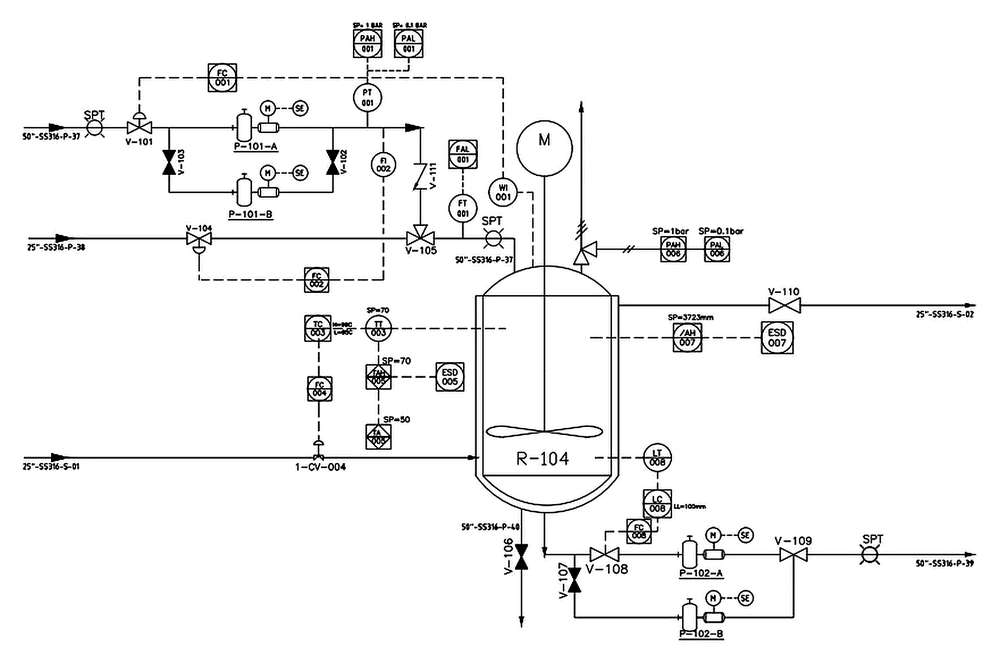
#> input picture output_upscaled/pnid_cropped_upscaled.png, 1000 x 663 px, shrunk from 1762 x 1168 before the run
$ python run_circles.py
#> lines starting #> are read from the running program, lines starting #| are printed output that depends on the picture; after the words box and inside, x2 and y2 are one past the last pixel; in counts of white or black regions, pixels touching at a corner belong together
import cv2
import numpy as np
import pandas as pd
import os
import math

# =========================================================
# INPUT IMAGES
# =========================================================
# IMAGES = [
#     "pdf_images_visual/page_1_visual.png",
#     "pdf_images_visual/page_2_visual.png",
#     "pdf_images_visual/page_3_visual.png",
#     "pdf_images_visual/page_4_visual.png",
# ]

IMAGES = [
    "output_upscaled/pnid_cropped_upscaled.png"
    ]
BASE_OUT = "output/circles_output_pnid8"

# =========================================================
# TUNED PARAMETERS (PNID-SAFE)
# =========================================================
MIN_RADIUS = 32
MAX_RADIUS = 115

MIN_TEXT_PIXELS = 35          # real instruments always have text
MAX_FILL_RATIO = 0.42         # reject filled / dark junk
PIPE_CENTER_RADIUS = 4        # pipe-at-center killer
DEDUP_DIST = 60               # remove overlapping detections

# =========================================================
# HELPERS
# =========================================================
def ensure_dirs(path):
    os.makedirs(path, exist_ok=True)
    os.makedirs(os.path.join(path, "crops"), exist_ok=True)


def build_pipe_mask(gray):
    edges = cv2.Canny(gray, 60, 150)

    lines = cv2.HoughLinesP(
        edges,
        rho=1,
        theta=np.pi / 180,
        threshold=120,
        minLineLength=60,
        maxLineGap=10
    )

    mask = np.zeros_like(gray)
    if lines is not None:
        for x1, y1, x2, y2 in lines[:, 0]:
            # Only long vertical/horizontal pipes
            if abs(x1 - x2) < 6 or abs(y1 - y2) < 6:
                cv2.line(mask, (x1, y1), (x2, y2), 255, 3)
    return mask


def has_pipe_at_center(pipe_mask, x, y):
    h, w = pipe_mask.shape
    x1 = max(0, x - PIPE_CENTER_RADIUS)
    y1 = max(0, y - PIPE_CENTER_RADIUS)
    x2 = min(w, x + PIPE_CENTER_RADIUS)
    y2 = min(h, y + PIPE_CENTER_RADIUS)
    return cv2.countNonZero(pipe_mask[y1:y2, x1:x2]) > 0


def text_pixels_inside(bw, x, y, r):
    mask = np.zeros_like(bw)
    cv2.circle(mask, (x, y), int(r * 0.6), 255, -1)
    return cv2.countNonZero(cv2.bitwise_and(bw, bw, mask=mask))


def fill_ratio(bw, x, y, r):
    mask = np.zeros_like(bw)
    cv2.circle(mask, (x, y), r, 255, -1)
    return cv2.countNonZero(cv2.bitwise_and(bw, bw, mask=mask)) / (math.pi * r * r)


def dedupe(cx, cy, used):
    for ux, uy in used:
        if abs(cx - ux) < DEDUP_DIST and abs(cy - uy) < DEDUP_DIST:
            return True
    return False


def is_circle_in_square(gray, x, y, r):
    """
    Detect if a circle is enclosed in a square box.
    Returns True if a square/rectangle is detected around the circle.
    """
    # Check region around the circle for rectangular edges
    padding = int(r * 0.4)
    x1 = max(0, x - r - padding)
    y1 = max(0, y - r - padding)
    x2 = min(gray.shape[1], x + r + padding)
    y2 = min(gray.shape[0], y + r + padding)

    roi = gray[y1:y2, x1:x2]
    edges = cv2.Canny(roi, 50, 150)

    # Detect lines (potential square edges)
    lines = cv2.HoughLinesP(
        edges,
        rho=1,
        theta=np.pi / 180,
        threshold=30,
        minLineLength=int(r * 0.8),  # Lines should be at least 80% of radius
        maxLineGap=5
    )

    if lines is None:
        return False

    # Count horizontal and vertical lines
    horizontal_lines = 0
    vertical_lines = 0

    for line in lines:
        x1_l, y1_l, x2_l, y2_l = line[0]

        # Check if line is horizontal
        if abs(y1_l - y2_l) < 5 and abs(x1_l - x2_l) > int(r * 0.8):
            horizontal_lines += 1

        # Check if line is vertical
        if abs(x1_l - x2_l) < 5 and abs(y1_l - y2_l) > int(r * 0.8):
            vertical_lines += 1

    # If we have at least 2 horizontal and 2 vertical lines, likely a square
    return horizontal_lines >= 2 and vertical_lines >= 2


# =========================================================
# MAIN LOOP
# =========================================================
for img_path in IMAGES:
    name = os.path.splitext(os.path.basename(img_path))[0]
    OUT_DIR = os.path.join(BASE_OUT, name)
    CROP_DIR = os.path.join(OUT_DIR, "crops")
    CSV_OUT = os.path.join(OUT_DIR, "circles.csv")
    DEBUG_IMG = os.path.join(OUT_DIR, "circles_debug.png")

    ensure_dirs(OUT_DIR)

    print(f"\n🔍 Processing {name}")

    img = cv2.imread(img_path)
#> img is the input picture: shape (663, 1000, 3); mean B, G, R 244.4, 244.4, 244.4
    if img is None:
        print("❌ Image not found")
        continue

    gray = cv2.cvtColor(img, cv2.COLOR_BGR2GRAY)
    H, W = gray.shape

    gray = cv2.createCLAHE(2.0, (8, 8)).apply(gray)
    blur = cv2.GaussianBlur(gray, (7, 7), 1.5)
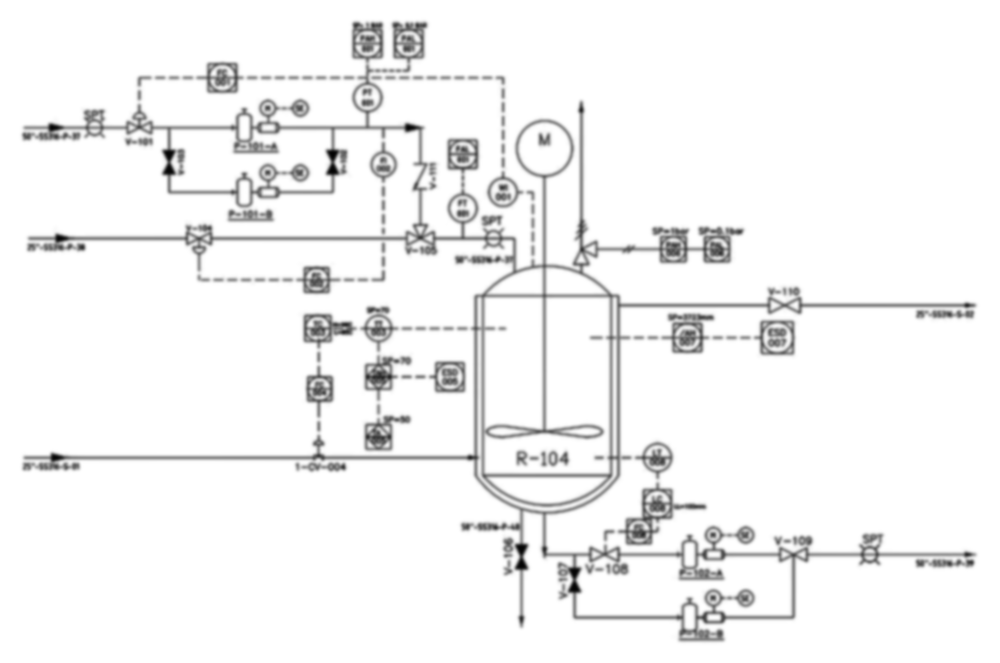
#> blur: shape (663, 1000); min 3, max 255, mean 243.7

    bw = cv2.adaptiveThreshold(
        gray, 255,
        cv2.ADAPTIVE_THRESH_GAUSSIAN_C,
        cv2.THRESH_BINARY_INV,
        31, 5
    )
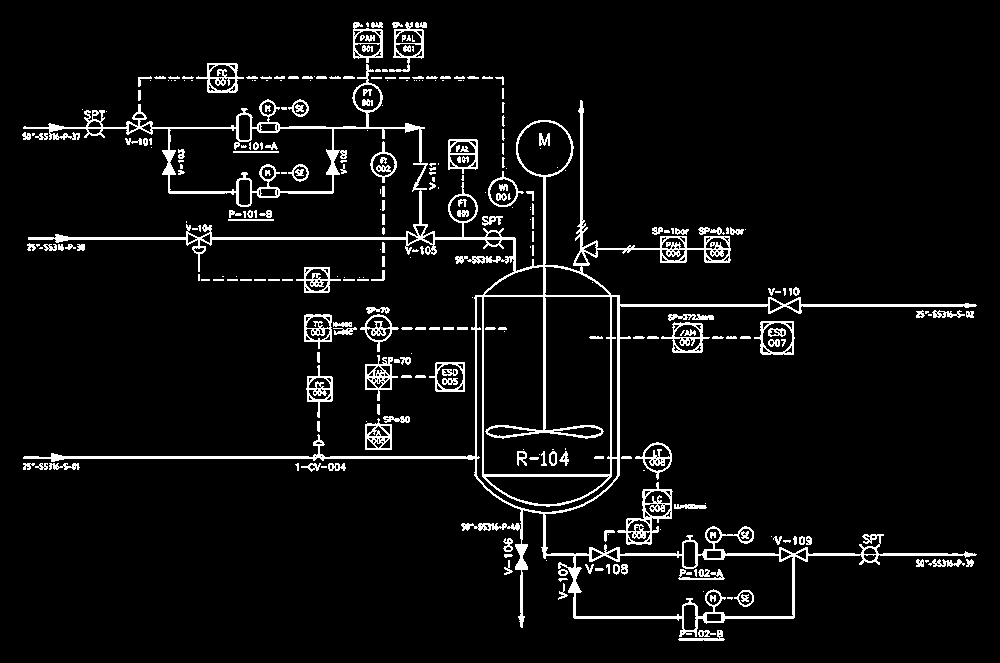
#> bw: shape (663, 1000); 5.7% white in thin lines or dots, all inside (x1, y1, x2, y2) = (22, 22, 977, 641)

    pipe_mask = build_pipe_mask(gray)
#> in build_pipe_mask, `edges = cv2.Canny(gray, 60, 150)`:
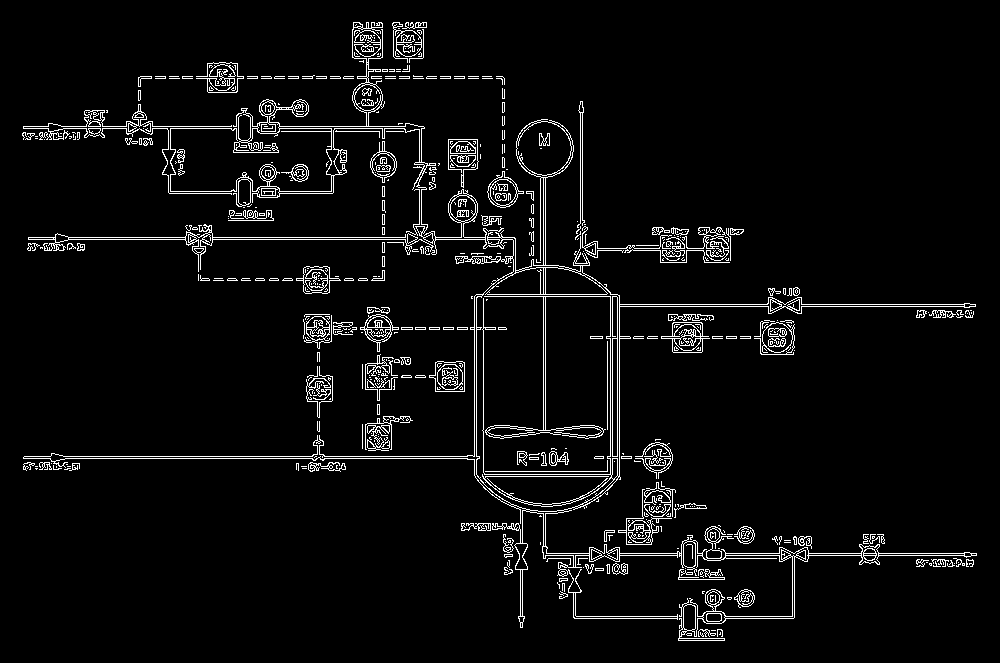
#> edges: shape (663, 1000); 4.5% white in thin lines or dots, all inside (x1, y1, x2, y2) = (22, 22, 977, 641)
#> in build_pipe_mask, `lines = cv2.HoughLinesP( edges, rho=1, theta=np.pi / 180, threshold=12..`: lines = 51 rows, first 6: [68, 237, 514, 237], [63, 456, 483, 456], [65, 458, 483, 458], [68, 239, 515, 239], [721, 553, 976, 553], [543, 555, 706, 555]
#> the loop in build_pipe_mask, `for x1, y1, x2, y2 in lines[:, 0]:` made 51 passes
#> after the loop in build_pipe_mask, `for x1, y1, x2, y2 in lines[:, 0]:`:
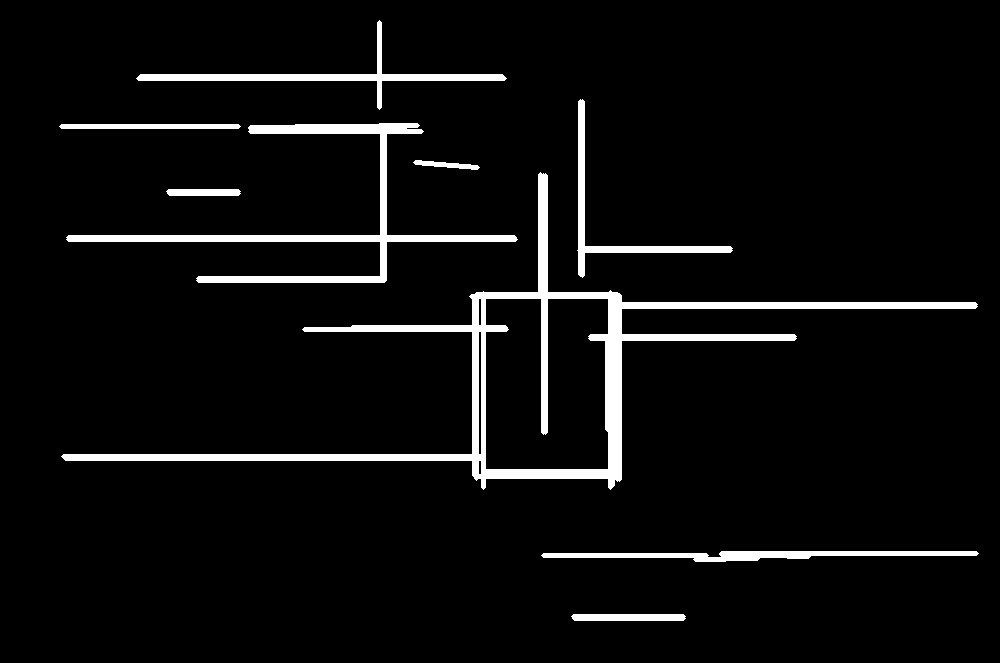
#> mask: shape (663, 1000); 5.3% white; 9 white regions, largest, box (x1, y1, x2, y2) and area: (61, 172, 978, 490) 17450, (66, 123, 518, 283) 7120, (136, 20, 507, 110) 2974

    circles = cv2.HoughCircles(
        blur,
        cv2.HOUGH_GRADIENT,
        dp=1.1,
        minDist=70,
        param1=120,
        param2=20,
        minRadius=MIN_RADIUS,
        maxRadius=MAX_RADIUS
    )
#> circles = 41 rows, first 8: [546.2, 349.2, 85.35], [431.8, 346, 114.4], [547.2, 420.8, 85.35], [333.9, 176.6, 101.1], [399.9, 135.9, 104.7], [419.6, 263.5, 114.4], [660.5, 341.6, 114.4], [475.8, 129.2, 107.1]

    records = []
    used_centers = []
    debug = img.copy()
    idx = 0

    if circles is not None:
        circles = np.round(circles[0]).astype(int)
#> circles = 41 rows, first 8: [546, 349, 85], [432, 346, 114], [547, 421, 85], [334, 177, 101], [400, 136, 105], [420, 263, 114], [661, 342, 114], [476, 129, 107]

        for x, y, r in circles:
            if x < r or y < r or x >= W - r or y >= H - r:
                continue

            # ❌ Kill valves & fittings
            if has_pipe_at_center(pipe_mask, x, y):
                continue

            # ❌ Kill filled / dark junk
            if fill_ratio(bw, x, y, r) > MAX_FILL_RATIO:
                continue

            # ❌ Must have readable text
            if text_pixels_inside(bw, x, y, r) < MIN_TEXT_PIXELS:
                continue

            # ❌ Deduplicate
            if dedupe(x, y, used_centers):
                continue

            # ❌ Kill circles inside squares
            if is_circle_in_square(gray, x, y, r):
                continue

            used_centers.append((x, y))

            pad = int(r * 0.3)
            x1 = max(0, x - r - pad)
            y1 = max(0, y - r - pad)
            x2 = min(W, x + r + pad)
            y2 = min(H, y + r + pad)

            crop = img[y1:y2, x1:x2]
            crop_path = os.path.join(CROP_DIR, f"circle_{idx}.png")
            cv2.imwrite(crop_path, crop)

            cv2.circle(debug, (x, y), r, (0, 0, 255), 2)
            cv2.putText(debug, str(idx), (x - 10, y - 10),
                        cv2.FONT_HERSHEY_SIMPLEX, 0.5, (0, 0, 255), 1)

            records.append({
                "id": idx,
                "center_x": x,
                "center_y": y,
                "radius": r,
                "crop_path": crop_path
            })

            idx += 1
#> this loop made 41 passes
#> (x, y, r, padding in is_circle_in_square) on passes 2, 4, 6, 8, 9, 10, 11, 13: (432, 346, 114, 45), (334, 177, 101, 40), (420, 263, 114, 45), (476, 129, 107, 42), (588, 498, 71, 28), (714, 424, 106, 42), (499, 214, 81, 32), (631, 239, 100, 40)
#> pass 2, in is_circle_in_square, `roi = gray[y1:y2, x1:x2]`:
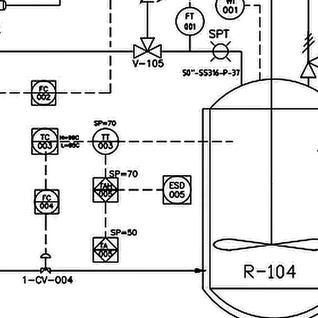
#> roi: shape (318, 318); min 3, max 255, mean 232
#> pass 2, in is_circle_in_square, `edges = cv2.Canny(roi, 50, 150)`:
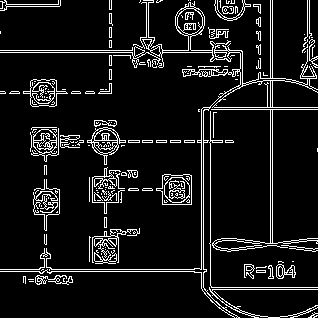
#> edges: shape (318, 318); 9.3% white in thin lines or dots
#> after the loop:
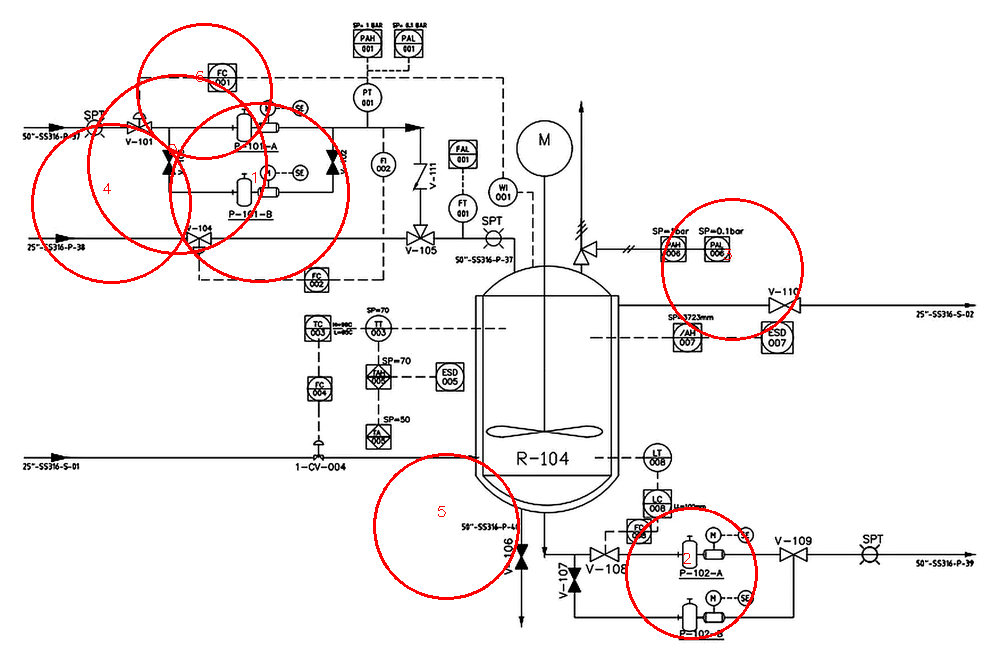
#> debug: shape (663, 1000, 3); 1.51% of pixels changed, all inside (x1, y1, x2, y2) = (31, 23, 804, 640)
#> after the loop, idx = 7; records = 7 items; used_centers = [(177, 164), (259, 192), (691, 573), (732, 269), (111, 203), (446, 526), (204, 91)]

    pd.DataFrame(records).to_csv(CSV_OUT, index=False)
    cv2.imwrite(DEBUG_IMG, debug)

    print(f"✅ {name}: {len(records)} real instrument bubbles")
#| ✅ pnid_cropped_upscaled: 7 real instrument bubbles

$ run again, with pdf_images_visual/page_3_visual.png copied over output_upscaled/pnid_cropped_upscaled.png
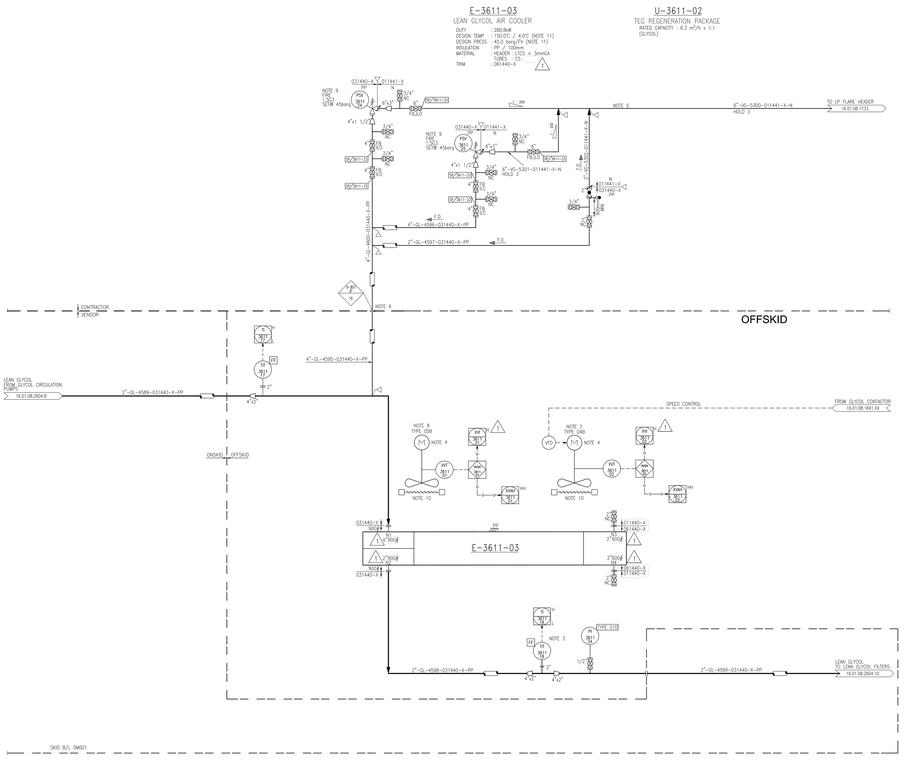
#> input picture pdf_images_visual/page_3_visual.png, 905 x 779 px, shrunk from 7398 x 6370 before the run
#> img is the input picture: shape (779, 905, 3); min 0, max 255, mean 251.6
#> bw: shape (779, 905); 4.2% white in thin lines or dots
#> in build_pipe_mask, `lines = cv2.HoughLinesP( edges, rho=1, theta=np.pi / 180, threshold=12..`: lines = 35 rows, first 6: [7, 311, 889, 311], [7, 752, 898, 752], [348, 107, 868, 107], [387, 672, 879, 672], [388, 674, 879, 674], [358, 109, 868, 109]
#> the loop in build_pipe_mask, `for x1, y1, x2, y2 in lines[:, 0]:` made 35 passes
#> after the loop in build_pipe_mask, `for x1, y1, x2, y2 in lines[:, 0]:`:
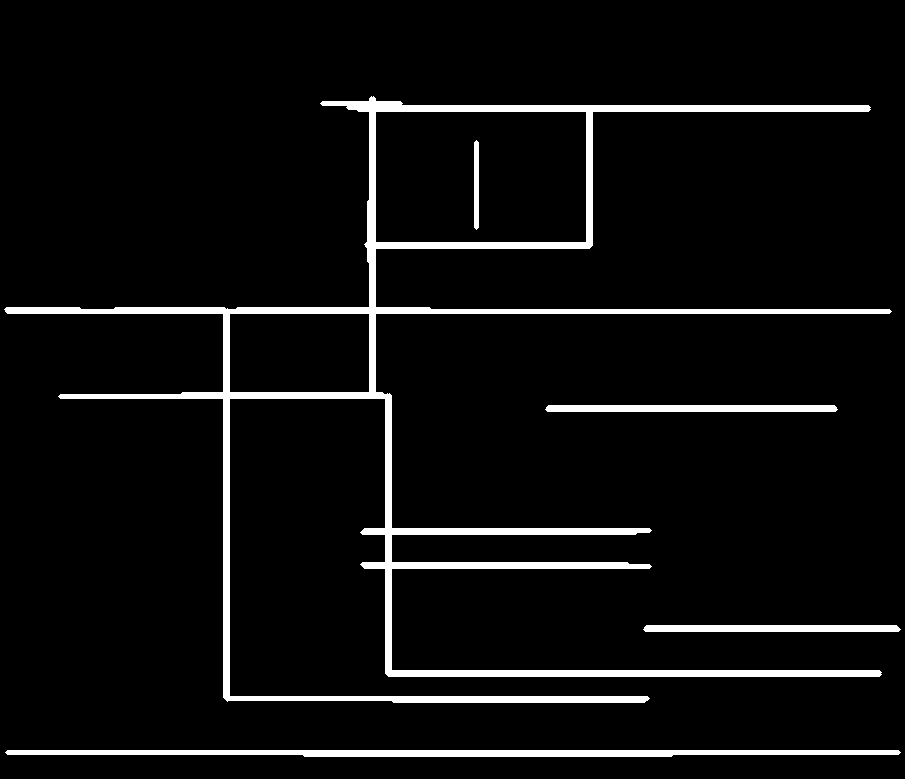
#> mask: shape (779, 905); 5.6% white; 5 white regions, box (x1, y1, x2, y2) and area: (4, 96, 892, 703) 30235, (5, 750, 901, 757) 5206, (545, 405, 838, 412) 2031, (643, 625, 901, 632) 1783, (474, 140, 479, 230) 438
#> `circles = cv2.HoughCircles( blur, cv2.HOUGH_GRADIENT, dp=1.1, minDist=..`: circles = 30 rows, first 8: [473.6, 204.1, 108.3], [560.5, 476.9, 86.56], [485.7, 131.4, 112], [517.5, 539.5, 107.1], [330.6, 462.6, 105.9], [429.6, 640.8, 110.8], [407.6, 175.4, 70.83], [539.5, 176.6, 70.61]
#> `circles = np.round(circles[0]).astype(int)`: circles = 30 rows, first 8: [474, 204, 108], [560, 477, 87], [486, 131, 112], [518, 540, 107], [331, 463, 106], [430, 641, 111], [408, 175, 71], [540, 177, 71]
#> the loop `for x, y, r in circles:` made 30 passes
#> (x, y, r, padding in is_circle_in_square) on passes 3, 4, 5, 6, 7, 8, 9, 11: (486, 131, 112, 44), (518, 540, 107, 42), (331, 463, 106, 42), (430, 641, 111, 44), (408, 175, 71, 28), (540, 177, 71, 28), (479, 472, 94, 37), (501, 642, 112, 44)
#> after the loop `for x, y, r in circles:`:
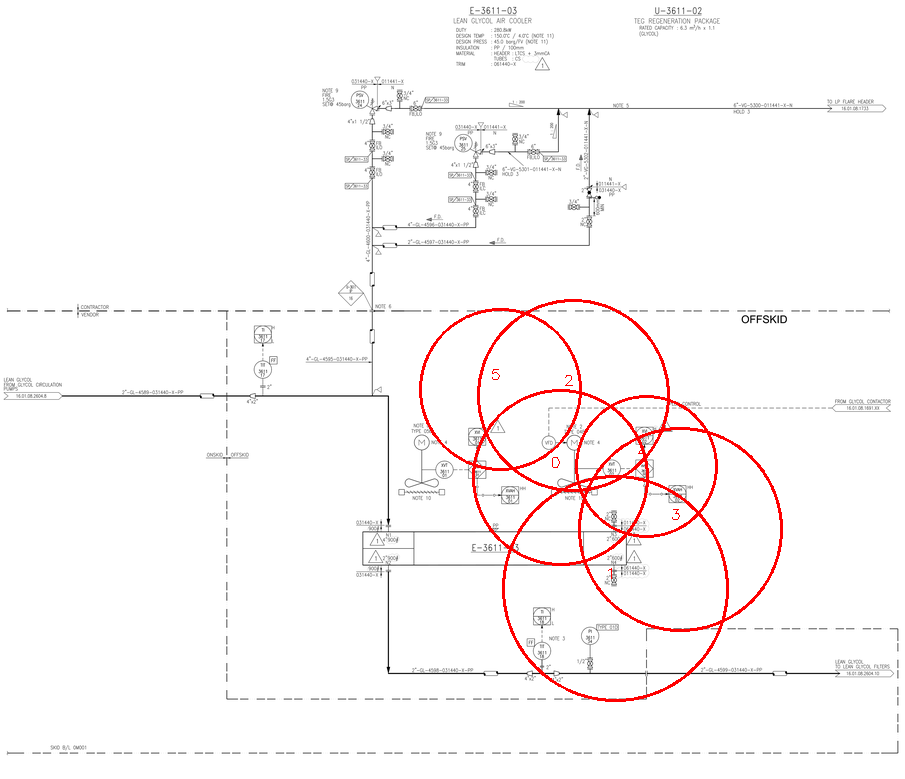
#> debug: shape (779, 905, 3); 1.44% of pixels changed, all inside (x1, y1, x2, y2) = (419, 299, 783, 702)
#> after the loop `for x, y, r in circles:`: idx = 6; records = 6 items; used_centers = [(560, 477), (615, 588), (573, 395), (680, 529), (646, 466), (500, 389)]
#| ✅ pnid_cropped_upscaled: 6 real instrument bubbles
